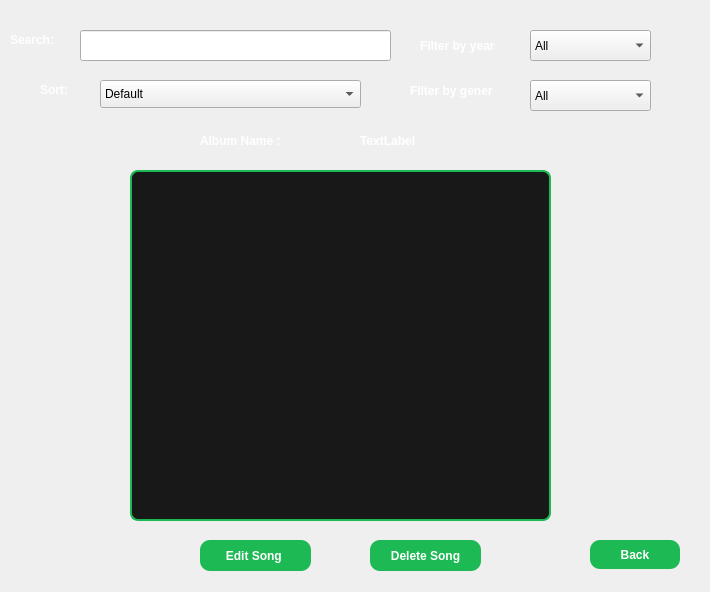
<?xml version="1.0" encoding="UTF-8"?>
<ui version="4.0">
 <class>albumWindow</class>
 <widget class="QWidget" name="albumWindow">
  <property name="geometry">
   <rect>
    <x>0</x>
    <y>0</y>
    <width>710</width>
    <height>592</height>
   </rect>
  </property>
  <property name="windowTitle">
   <string>Form</string>
  </property>
  <property name="styleSheet">
   <string notr="true">QListWidget{
    background:#181818;
    border:2px solid #1DB954;
    border-radius:8px;
    color:white;
}

QListWidget::item{
    padding:8px;
}

QListWidget::item:selected{
    background:#1DB954;
}  QLabel{
    color:white;
    font-weight:bold;
}  QPushButton{
    background-color:#1DB954;
    color:white;
    border:none;
    border-radius:10px;
    padding:8px;
    font-weight:bold;
}

QPushButton:hover{
    background:#1ED760;
}

QPushButton:pressed{
    background:#169C46;
}</string>
  </property>
  <widget class="QLabel" name="label">
   <property name="geometry">
    <rect>
     <x>200</x>
     <y>120</y>
     <width>191</width>
     <height>41</height>
    </rect>
   </property>
   <property name="text">
    <string>Album Name :</string>
   </property>
  </widget>
  <widget class="QLabel" name="label_2">
   <property name="geometry">
    <rect>
     <x>360</x>
     <y>130</y>
     <width>81</width>
     <height>21</height>
    </rect>
   </property>
   <property name="text">
    <string>TextLabel</string>
   </property>
  </widget>
  <widget class="QListWidget" name="listWidget">
   <property name="geometry">
    <rect>
     <x>130</x>
     <y>170</y>
     <width>421</width>
     <height>351</height>
    </rect>
   </property>
  </widget>
  <widget class="QPushButton" name="pushButton_2">
   <property name="geometry">
    <rect>
     <x>200</x>
     <y>540</y>
     <width>111</width>
     <height>31</height>
    </rect>
   </property>
   <property name="text">
    <string>Edit Song </string>
   </property>
  </widget>
  <widget class="QPushButton" name="pushButton_3">
   <property name="geometry">
    <rect>
     <x>370</x>
     <y>540</y>
     <width>111</width>
     <height>31</height>
    </rect>
   </property>
   <property name="text">
    <string>Delete Song</string>
   </property>
  </widget>
  <widget class="QPushButton" name="pushButton_4">
   <property name="geometry">
    <rect>
     <x>590</x>
     <y>540</y>
     <width>90</width>
     <height>29</height>
    </rect>
   </property>
   <property name="text">
    <string>Back</string>
   </property>
  </widget>
  <widget class="QLineEdit" name="lineEdit">
   <property name="geometry">
    <rect>
     <x>80</x>
     <y>30</y>
     <width>311</width>
     <height>31</height>
    </rect>
   </property>
  </widget>
  <widget class="QLabel" name="label_3">
   <property name="geometry">
    <rect>
     <x>10</x>
     <y>30</y>
     <width>63</width>
     <height>20</height>
    </rect>
   </property>
   <property name="text">
    <string>Search:</string>
   </property>
  </widget>
  <widget class="QComboBox" name="comboBox">
   <property name="geometry">
    <rect>
     <x>530</x>
     <y>80</y>
     <width>121</width>
     <height>31</height>
    </rect>
   </property>
   <item>
    <property name="text">
     <string>All</string>
    </property>
   </item>
   <item>
    <property name="text">
     <string>Pop</string>
    </property>
   </item>
   <item>
    <property name="text">
     <string>Rock</string>
    </property>
   </item>
   <item>
    <property name="text">
     <string>Rap</string>
    </property>
   </item>
   <item>
    <property name="text">
     <string>Hip Hop</string>
    </property>
   </item>
   <item>
    <property name="text">
     <string>Jazz</string>
    </property>
   </item>
   <item>
    <property name="text">
     <string>Classical</string>
    </property>
   </item>
   <item>
    <property name="text">
     <string>Metal</string>
    </property>
   </item>
   <item>
    <property name="text">
     <string>Electronic</string>
    </property>
   </item>
   <item>
    <property name="text">
     <string>Country</string>
    </property>
   </item>
  </widget>
  <widget class="QLabel" name="label_4">
   <property name="geometry">
    <rect>
     <x>410</x>
     <y>80</y>
     <width>101</width>
     <height>21</height>
    </rect>
   </property>
   <property name="text">
    <string>Filter by gener</string>
   </property>
  </widget>
  <widget class="QLabel" name="label_5">
   <property name="geometry">
    <rect>
     <x>420</x>
     <y>30</y>
     <width>111</width>
     <height>31</height>
    </rect>
   </property>
   <property name="text">
    <string>Filter by year</string>
   </property>
  </widget>
  <widget class="QComboBox" name="comboBox_2">
   <property name="geometry">
    <rect>
     <x>530</x>
     <y>30</y>
     <width>121</width>
     <height>31</height>
    </rect>
   </property>
   <item>
    <property name="text">
     <string>All</string>
    </property>
   </item>
   <item>
    <property name="text">
     <string>2020</string>
    </property>
   </item>
   <item>
    <property name="text">
     <string>2021</string>
    </property>
   </item>
   <item>
    <property name="text">
     <string>2022</string>
    </property>
   </item>
   <item>
    <property name="text">
     <string>2023</string>
    </property>
   </item>
   <item>
    <property name="text">
     <string>2024</string>
    </property>
   </item>
   <item>
    <property name="text">
     <string>2025</string>
    </property>
   </item>
   <item>
    <property name="text">
     <string>2026</string>
    </property>
   </item>
  </widget>
  <widget class="QComboBox" name="comboBox_3">
   <property name="geometry">
    <rect>
     <x>100</x>
     <y>80</y>
     <width>261</width>
     <height>28</height>
    </rect>
   </property>
   <item>
    <property name="text">
     <string>Default</string>
    </property>
   </item>
   <item>
    <property name="text">
     <string>Name (A_Z)</string>
    </property>
   </item>
   <item>
    <property name="text">
     <string>Year (New_old)</string>
    </property>
   </item>
  </widget>
  <widget class="QLabel" name="label_6">
   <property name="geometry">
    <rect>
     <x>40</x>
     <y>80</y>
     <width>63</width>
     <height>20</height>
    </rect>
   </property>
   <property name="text">
    <string>Sort:</string>
   </property>
  </widget>
 </widget>
 <resources/>
 <connections/>
</ui>
